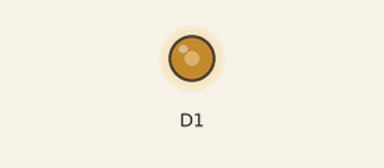
This program was run on a simulated ESP8266 (NodeMCU). Parts: output pins drawn as LEDs (lit = HIGH). WiFi joins after 1.5 s; servers stay silent unless stated; what the program prints to the serial monitor is not drawn.

Above: at 1.55 s.
At 5.5 s:
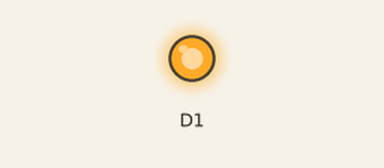
Timing chart, 0 to 6.7 s (numbered marks = the images above):
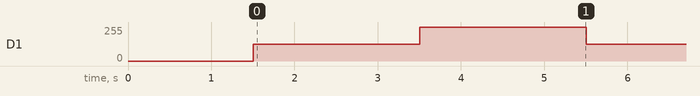

The program:

main.cpp
```cpp
#include <Arduino.h>
#include <ESP8266WiFi.h>
#include <ESPAsyncTCP.h>
#include <ESPAsyncWebServer.h>

const char* ssid  = "Wifi";
const char* password = "password";

int changePWM(int pinNO, int Brightness){

  int scaledBrightNess = 0;

  if (Brightness > 0){
    scaledBrightNess = map(Brightness, 0, 100, 0, 1023);
  }

  analogWrite(pinNO, scaledBrightNess);
  return 0;
}

void setup() {

  Serial.begin(115200);

  WiFi.begin(ssid, password);

  while (WiFi.status() != WL_CONNECTED){
    delay(500);
    Serial.print(".");
  }

  Serial.println("\nConnected");
  Serial.println(WiFi.localIP());

  pinMode(D1, OUTPUT);
}

void loop(){

  changePWM(D1, 50);   // 50% brightness
  delay(2000);

  changePWM(D1, 100);  // 100% brightness
  delay(2000);
}
```

Measured:
- by itself, D1: alternates 255/255 for 2.0 s and 127/255 for 2.0 s
